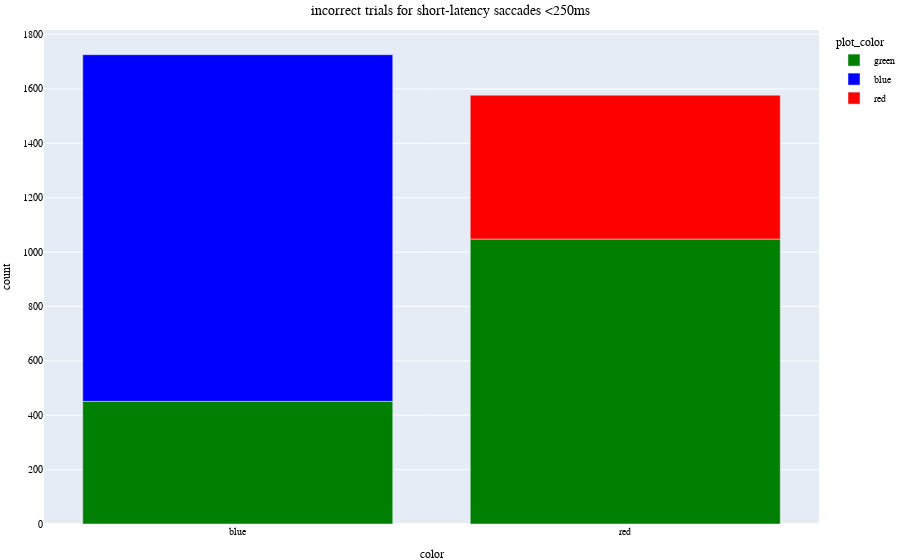

The notebook cell this image was saved under:
### Code cell
short_dispresence_df = events_df[events_df['reaction_time'] <= 250]
short_dispresence_df = short_dispresence_df[short_dispresence_df["color"] != "green"]
short_dispresence_df = short_dispresence_df[short_dispresence_df['performance'] != 100]

short_dispresence_df = short_dispresence_df.groupby(['distractor_presense_on_incorrect_trials', 'color']).size().reset_index(name='count')

def determine_plot_color(df):
    df['plot_color'] = 'green'
    df.loc[(df['distractor_presense_on_incorrect_trials'] == 100) & (df['color'] == 'red'), 'plot_color'] = 'red'
    df.loc[(df['distractor_presense_on_incorrect_trials'] == 100) & (df['color'] == 'blue'), 'plot_color'] = 'blue'
    return df

short_color_temp_df = determine_plot_color(short_dispresence_df)
# display(color_temp_df)


fig = px.bar(short_dispresence_df, title= "incorrect trials for short-latency saccades <250ms", 
     x="color", y="count", 
     color="plot_color",
     color_discrete_map={
        "red": "red",
        "green": "green",
        "blue": "blue"})

fig.update_layout(
    title_x=0.5,
    font= my_font,
    margin=dict(l=30, r=0, t=30, b=30)
                )
fig.show()

### Figure 1 — Plotly figure (JSON) as saved in the notebook; plotly's stock layout.template omitted (floating-point values rounded to 4 significant figures)
{"data": [{"alignmentgroup": "True", "hovertemplate": "plot_color=green<br>color=%{x}<br>count=%{y}<extra></extra>", "legendgroup": "green", "marker": {"color": "green", "pattern": {"shape": ""}}, "name": "green", "offsetgroup": "green", "orientation": "v", "showlegend": true, "textposition": "auto", "type": "bar", "x": ["blue", "red"], "xaxis": "x", "y": [451, 1048], "yaxis": "y"}, {"alignmentgroup": "True", "hovertemplate": "plot_color=blue<br>color=%{x}<br>count=%{y}<extra></extra>", "legendgroup": "blue", "marker": {"color": "blue", "pattern": {"shape": ""}}, "name": "blue", "offsetgroup": "blue", "orientation": "v", "showlegend": true, "textposition": "auto", "type": "bar", "x": ["blue"], "xaxis": "x", "y": [1275], "yaxis": "y"}, {"alignmentgroup": "True", "hovertemplate": "plot_color=red<br>color=%{x}<br>count=%{y}<extra></extra>", "legendgroup": "red", "marker": {"color": "red", "pattern": {"shape": ""}}, "name": "red", "offsetgroup": "red", "orientation": "v", "showlegend": true, "textposition": "auto", "type": "bar", "x": ["red"], "xaxis": "x", "y": [529], "yaxis": "y"}], "layout": {"autosize": true, "barmode": "relative", "font": {"color": "black", "family": "Vazir", "size": 10}, "legend": {"title": {"text": "plot_color"}, "tracegroupgap": 0}, "margin": {"b": 30, "l": 30, "r": 0, "t": 30}, "title": {"text": "incorrect trials for short-latency saccades <250ms", "x": 0.5}, "xaxis": {"anchor": "y", "autorange": true, "domain": [0, 1], "range": [-0.5, 1.5], "title": {"text": "color"}, "type": "category"}, "yaxis": {"anchor": "x", "autorange": true, "domain": [0, 1], "range": [0, 1817.0], "title": {"text": "count"}, "type": "linear"}}}
